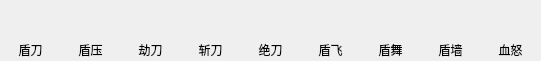
     <widget class="QGroupBox" name="groupBox">
      <property name="geometry">
       <rect>
        <x>66</x>
        <y>660</y>
        <width>541</width>
        <height>61</height>
       </rect>
      </property>
      <property name="styleSheet">
       <string notr="true">QGroupBox{
	border: none;
}</string>
      </property>
      <property name="title">
       <string/>
      </property>
      <widget class="QPushButton" name="skill_button_1">
       <property name="geometry">
        <rect>
         <x>0</x>
         <y>0</y>
         <width>60</width>
         <height>40</height>
        </rect>
       </property>
       <property name="styleSheet">
        <string notr="true">QPushButton{
background-image: url(:/main/source/border_skill_wide.png);
border:none;
}
QPushButton:hover{
	background-color: rgb(255, 193, 130);
}</string>
       </property>
       <property name="text">
        <string/>
       </property>
      </widget>
      <widget class="QPushButton" name="skill_button_2">
       <property name="geometry">
        <rect>
         <x>60</x>
         <y>0</y>
         <width>60</width>
         <height>40</height>
        </rect>
       </property>
       <property name="styleSheet">
        <string notr="true">QPushButton{
background-image: url(:/main/source/border_skill_wide.png);
border:none;
}
QPushButton:hover{
	background-color: rgb(255, 193, 130);
}</string>
       </property>
       <property name="text">
        <string/>
       </property>
      </widget>
      <widget class="QPushButton" name="skill_button_3">
       <property name="geometry">
        <rect>
         <x>120</x>
         <y>0</y>
         <width>60</width>
         <height>40</height>
        </rect>
       </property>
       <property name="styleSheet">
        <string notr="true">QPushButton{
background-image: url(:/main/source/border_skill_wide.png);
border:none;
}
QPushButton:hover{
	background-color: rgb(255, 193, 130);
}</string>
       </property>
       <property name="text">
        <string/>
       </property>
      </widget>
      <widget class="QPushButton" name="skill_button_4">
       <property name="geometry">
        <rect>
         <x>180</x>
         <y>0</y>
         <width>60</width>
         <height>40</height>
        </rect>
       </property>
       <property name="styleSheet">
        <string notr="true">QPushButton{
background-image: url(:/main/source/border_skill_wide.png);
border:none;
}
QPushButton:hover{
	background-color: rgb(255, 193, 130);
}</string>
       </property>
       <property name="text">
        <string/>
       </property>
      </widget>
      <widget class="QPushButton" name="skill_button_5">
       <property name="geometry">
        <rect>
         <x>240</x>
         <y>0</y>
         <width>60</width>
         <height>40</height>
        </rect>
       </property>
       <property name="styleSheet">
        <string notr="true">QPushButton{
background-image: url(:/main/source/border_skill_wide.png);
border:none;
}
QPushButton:hover{
	background-color: rgb(255, 193, 130);
}</string>
       </property>
       <property name="text">
        <string/>
       </property>
      </widget>
      <widget class="QPushButton" name="skill_button_6">
       <property name="geometry">
        <rect>
         <x>300</x>
         <y>0</y>
         <width>60</width>
         <height>40</height>
        </rect>
       </property>
       <property name="styleSheet">
        <string notr="true">QPushButton{
background-image: url(:/main/source/border_skill_wide.png);
border:none;
}
QPushButton:hover{
	background-color: rgb(255, 193, 130);
}</string>
       </property>
       <property name="text">
        <string/>
       </property>
      </widget>
      <widget class="QPushButton" name="skill_button_7">
       <property name="geometry">
        <rect>
         <x>360</x>
         <y>0</y>
         <width>60</width>
         <height>40</height>
        </rect>
       </property>
       <property name="styleSheet">
        <string notr="true">QPushButton{
background-image: url(:/main/source/border_skill_wide.png);
border:none;
}
QPushButton:hover{
	background-color: rgb(255, 193, 130);
}</string>
       </property>
       <property name="text">
        <string/>
       </property>
      </widget>
      <widget class="QPushButton" name="skill_button_8">
       <property name="geometry">
        <rect>
         <x>420</x>
         <y>0</y>
         <width>60</width>
         <height>40</height>
        </rect>
       </property>
       <property name="styleSheet">
        <string notr="true">QPushButton{
background-image: url(:/main/source/border_skill_wide.png);
border:none;
}
QPushButton:hover{
	background-color: rgb(255, 193, 130);
}</string>
       </property>
       <property name="text">
        <string/>
       </property>
      </widget>
      <widget class="QPushButton" name="skill_button_9">
       <property name="geometry">
        <rect>
         <x>480</x>
         <y>0</y>
         <width>60</width>
         <height>40</height>
        </rect>
       </property>
       <property name="styleSheet">
        <string notr="true">QPushButton{
background-image: url(:/main/source/border_skill_wide.png);
border:none;
}
QPushButton:hover{
	background-color: rgb(255, 193, 130);
}</string>
       </property>
       <property name="text">
        <string/>
       </property>
      </widget>
      <widget class="QLabel" name="skill_label_1">
       <property name="geometry">
        <rect>
         <x>0</x>
         <y>40</y>
         <width>61</width>
         <height>20</height>
        </rect>
       </property>
       <property name="text">
        <string>盾刀</string>
       </property>
       <property name="alignment">
        <set>Qt::AlignCenter</set>
       </property>
      </widget>
      <widget class="QLabel" name="skill_label_2">
       <property name="geometry">
        <rect>
         <x>60</x>
         <y>40</y>
         <width>61</width>
         <height>20</height>
        </rect>
       </property>
       <property name="text">
        <string>盾压</string>
       </property>
       <property name="alignment">
        <set>Qt::AlignCenter</set>
       </property>
      </widget>
      <widget class="QLabel" name="skill_label_3">
       <property name="geometry">
        <rect>
         <x>120</x>
         <y>40</y>
         <width>61</width>
         <height>20</height>
        </rect>
       </property>
       <property name="text">
        <string>劫刀</string>
       </property>
       <property name="alignment">
        <set>Qt::AlignCenter</set>
       </property>
      </widget>
      <widget class="QLabel" name="skill_label_4">
       <property name="geometry">
        <rect>
         <x>180</x>
         <y>40</y>
         <width>61</width>
         <height>20</height>
        </rect>
       </property>
       <property name="text">
        <string>斩刀</string>
       </property>
       <property name="alignment">
        <set>Qt::AlignCenter</set>
       </property>
      </widget>
      <widget class="QLabel" name="skill_label_5">
       <property name="geometry">
        <rect>
         <x>240</x>
         <y>40</y>
         <width>61</width>
         <height>20</height>
        </rect>
       </property>
       <property name="text">
        <string>绝刀</string>
       </property>
       <property name="alignment">
        <set>Qt::AlignCenter</set>
       </property>
      </widget>
      <widget class="QLabel" name="skill_label_6">
       <property name="geometry">
        <rect>
         <x>300</x>
         <y>40</y>
         <width>61</width>
         <height>20</height>
        </rect>
       </property>
       <property name="text">
        <string>盾飞</string>
       </property>
       <property name="alignment">
        <set>Qt::AlignCenter</set>
       </property>
      </widget>
      <widget class="QLabel" name="skill_label_7">
       <property name="geometry">
        <rect>
         <x>360</x>
         <y>40</y>
         <width>61</width>
         <height>20</height>
        </rect>
       </property>
       <property name="text">
        <string>盾舞</string>
       </property>
       <property name="alignment">
        <set>Qt::AlignCenter</set>
       </property>
      </widget>
      <widget class="QLabel" name="skill_label_8">
       <property name="geometry">
        <rect>
         <x>420</x>
         <y>40</y>
         <width>61</width>
         <height>20</height>
        </rect>
       </property>
       <property name="text">
        <string>盾墙</string>
       </property>
       <property name="alignment">
        <set>Qt::AlignCenter</set>
       </property>
      </widget>
      <widget class="QLabel" name="skill_label_9">
       <property name="geometry">
        <rect>
         <x>480</x>
         <y>40</y>
         <width>61</width>
         <height>20</height>
        </rect>
       </property>
       <property name="text">
        <string>血怒</string>
       </property>
       <property name="alignment">
        <set>Qt::AlignCenter</set>
       </property>
      </widget>
     </widget>
